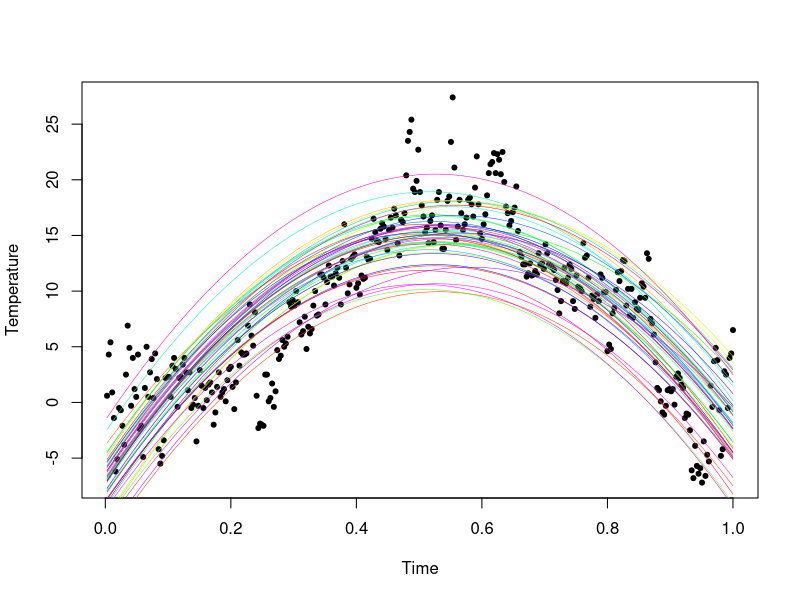
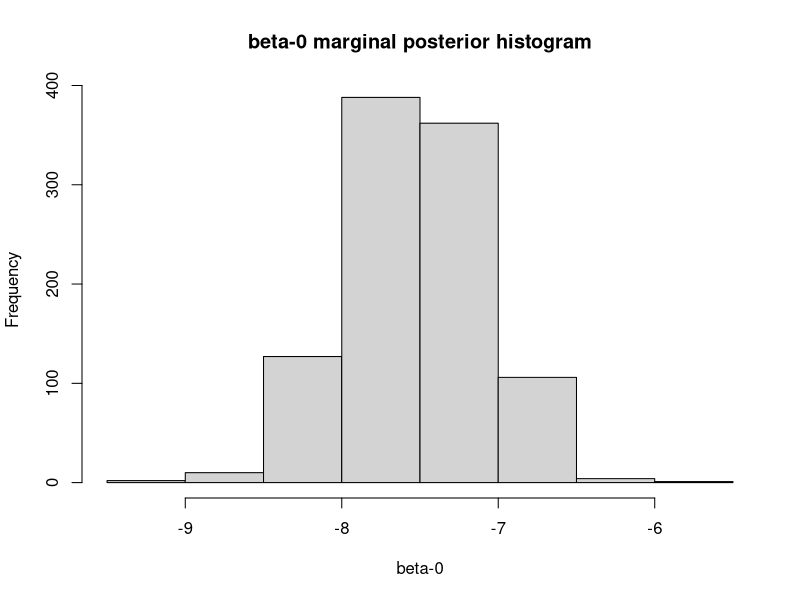
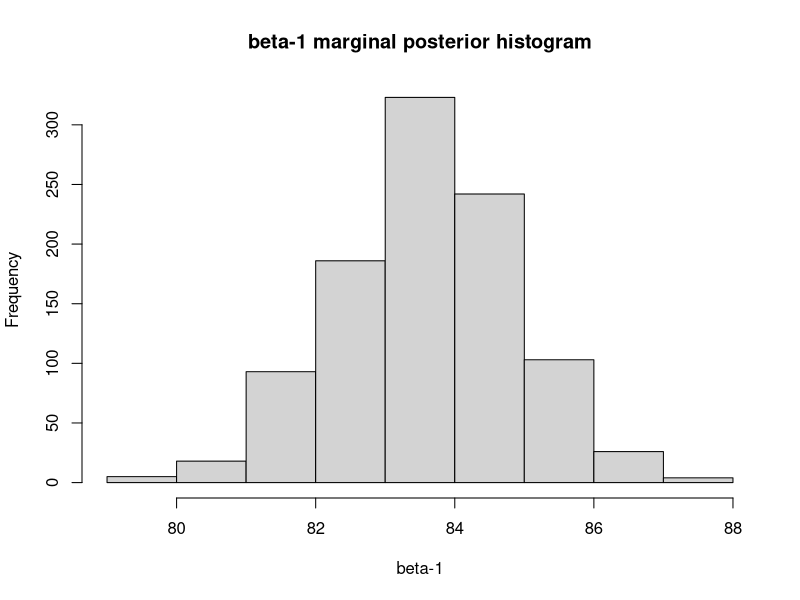
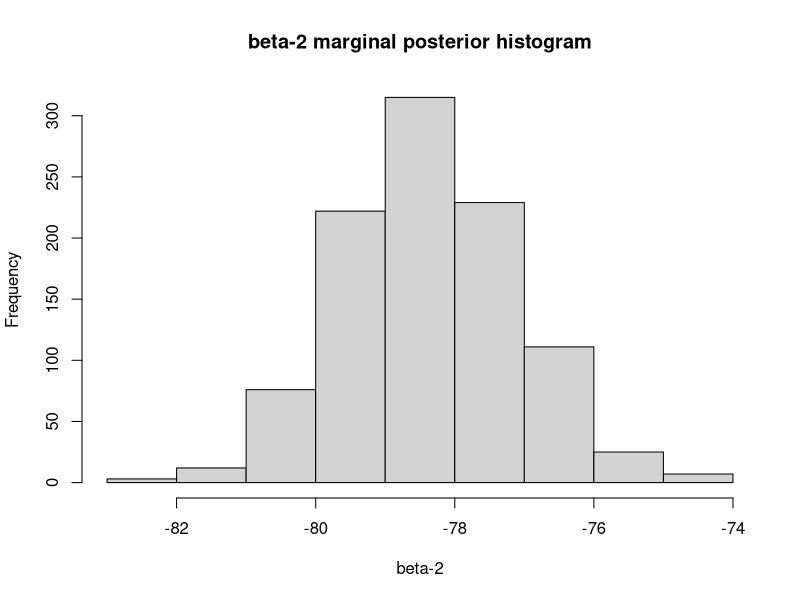
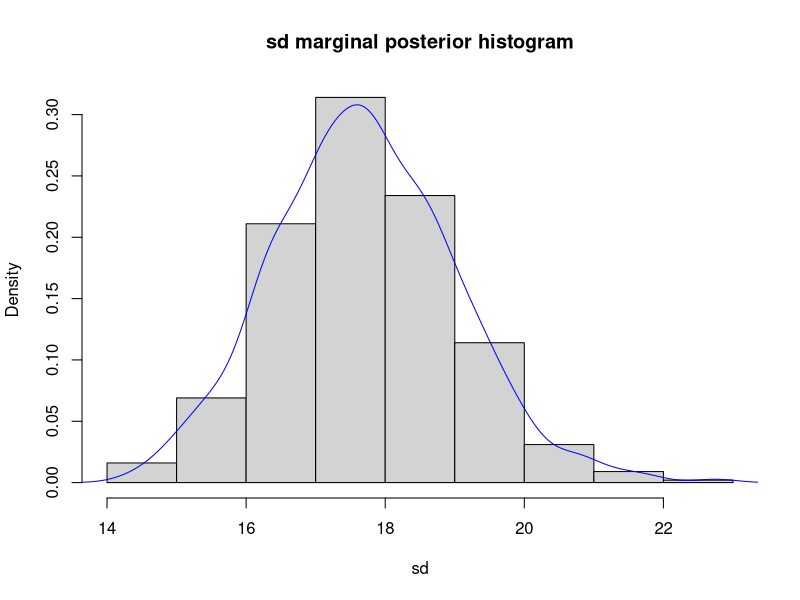
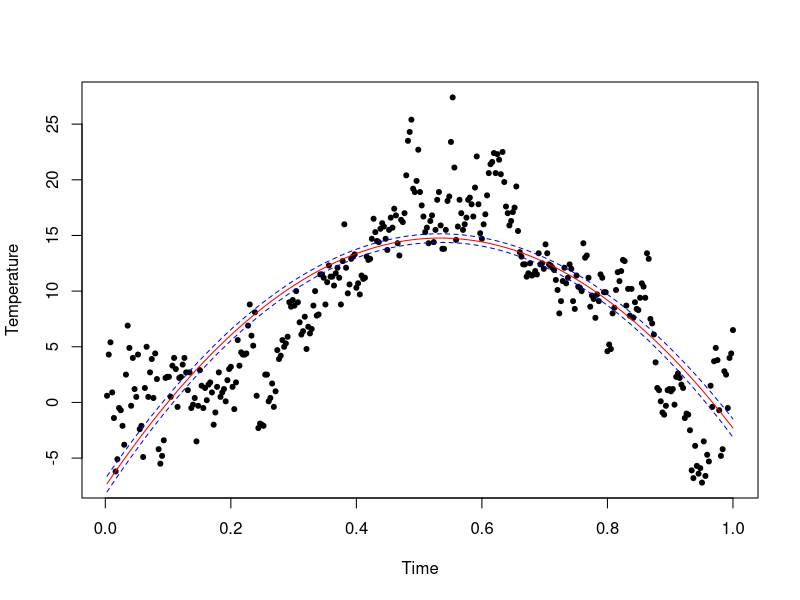
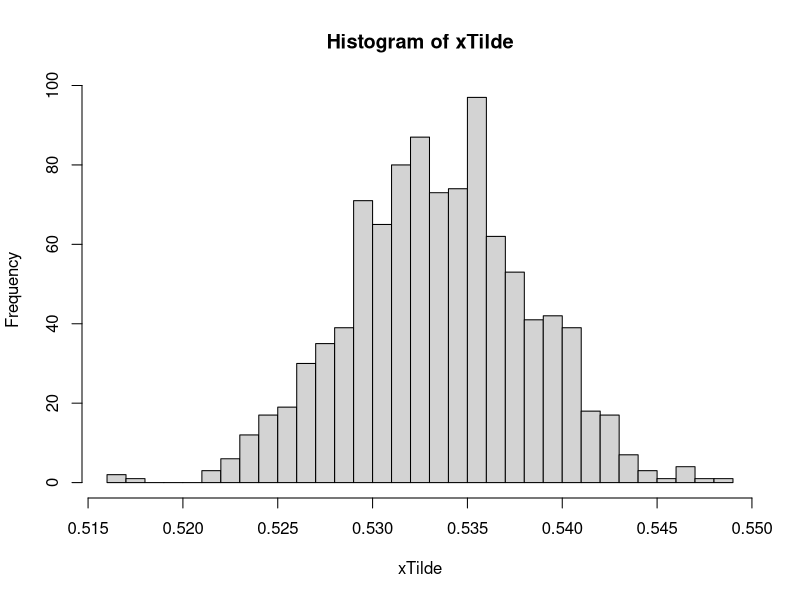
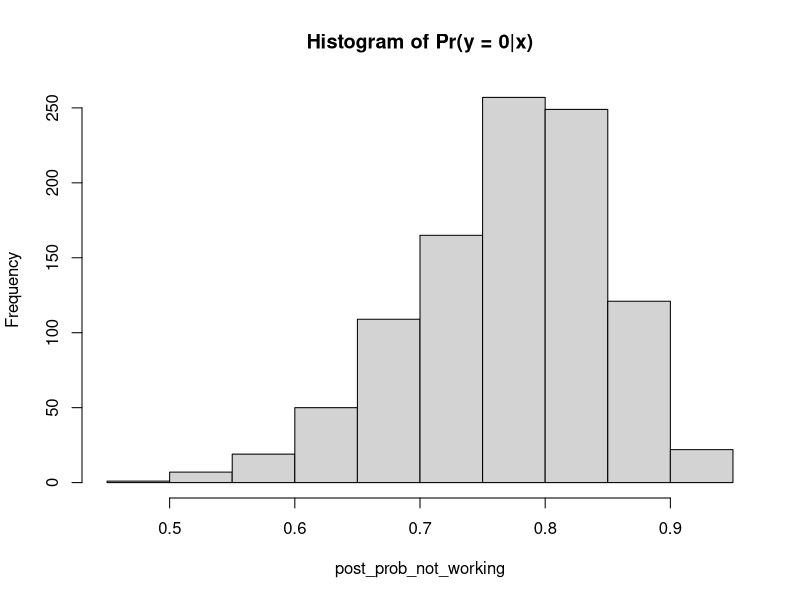

Reproduce these figures in R, in order.
####Question1: Linear Regression ####
library(mvtnorm)
library(readxl)
#Given - starting values for prior parameters
prior_precision <- 4.5 * diag(3)#omega_Not
prior_df <- 3#new_not
prior_sd0_sq <- 12#sd_not
#prior_mean <- c(-13, 115, -110)
prior_mean <- t(matrix(data = c(-7.532457, 
                                83.578936, 
                                -78.298468), nrow = 1))
#Given - data 
data <- readxl::read_excel("Linkoping2022.xlsx")
n <- nrow(data)
k <- 3+1 #3covariates + 1 intercept
data$time <- as.numeric(format(as.Date(data$datetime), "%j"))/365

#Part a - Get appropriate prior values that matches with the original regression
#Step 1: Get beta_0, beta_1, beta_2 by drawing from the posterior of beta(L3, S5)
#Step 1.a: draws from chi squared distribution
n_sim <- 50

plot_df <- as.data.frame(matrix(data = 0, nrow = 0, ncol = 4))
colnames(plot_df) <- c('prior_b0', 'prior_b1', 'prior_b2', 'y_pred')

for (i in 1:n_sim) {
  X <- rchisq(1, df = prior_df)
  #Step 1.b: compute prior_sd_sq
  prior_sd_sq <- (prior_df * prior_sd0_sq)/X
  #Step 1.c: plug prior_sd_sq into rmvnorm to get draws for betas
  prior_beta <- mvtnorm::rmvnorm(n = 1, mean = prior_mean,
                                 sigma = prior_sd_sq * solve(prior_precision))
  #print(prior_beta)
  #Step2: Get temp values from prior betas
  temp <- list(prior_beta[1] + prior_beta[2] * data$time + prior_beta[3] * data$time^2)
  plot_df <- rbind(plot_df, data.frame(
    prior_b0 = prior_beta[1], 
    prior_b1 = prior_beta[2], 
    prior_b2 = prior_beta[3],
    y_pred = I(temp)
  )
  )
}
#Plot the response data for prior betas 
plot(data$time, data$temp, pch = 20, xlab = "Time", ylab = "Temperature")
colors <- rainbow(nrow(plot_df))
for (i in 1:n_sim) {
  lines(data$time, plot_df$y_pred[[i]], col = colors[i], lwd = 0.5)
}
# legend("topright", legend = paste0("b0=", round(plot_df$prior_b0, 2),
#                                    ", b1=", round(plot_df$prior_b1, 2),
#                                    ", b2=", round(plot_df$prior_b2, 2)),
#        col = colors, lwd = 0.5, cex = 0.3)

#Part b(i) - Function to simulate draws from joint posterior distribution of 
#beta0, beta1, beta2, sd_sq & plot the marginal posterior of the parameters

#Task1: Function to simulate draws from joint posterior distribution of 
#beta0, beta1, beta2, sd_sq 
#Step 1: See L5, S5 to calculate the posterior parameters
#Calculate X/covariate matrix
covariate <- as.matrix(cbind(
  rep(1,nrow(data)),#Column 1 with intercept
  data$time,#time
  data$time^2#time squared
))
dim(covariate)
#Calculate beta_hat/OLSE
beta_hat <- solve(t(covariate)%*%covariate) %*% (t(covariate)%*%data$temp) 
dim(beta_hat)
#This is Linear Regression with conjugate prior
#Calculate posterior mean, precision, df, si
post_mean <- solve((t(covariate)%*%covariate) + prior_precision) %*%
  ((t(covariate)%*%covariate%*%beta_hat) + prior_precision%*%prior_mean)
post_precision <- (t(covariate) %*% covariate) + prior_precision
post_df <- prior_df+n
post_sdn_sq <- (prior_df * prior_sd0_sq +
                  ((t(data$temp)%*%data$temp) + 
                     (t(prior_mean)%*%prior_precision%*%prior_mean)-
                     t(post_mean)%*%post_precision%*%post_mean))/post_df
post_mean
post_sdn_sq
#The mean and the sd would be similar to the prior and data values
draw_from_join_post_fn <- function(){
  #Step 2: Draw from beta0, beta1, beta2, sd_sq
  #Step 2.a: draws from chi squared distribution
  X <- rchisq(1, df = post_df)
  #Step 2.b: compute post_sd_sq
  #Step 2.b: compute prior_sd_sq
  post_sd_sq <- as.numeric((post_df * post_sdn_sq)/X)
  #Step 2.c: plug post_sd_sq into rmvnorm to get draws for betas
  post_beta <- mvtnorm::rmvnorm(n = 1, mean = post_mean,
                                sigma = (post_sd_sq) * solve(post_precision))
  return(cbind(post_beta, post_sd_sq))
}
joint_post_df <- as.data.frame(matrix(nrow = 0, ncol = 4))
joint_post_df <- rbind(joint_post_df,
                       t(sapply(1:1000, function(x) draw_from_join_post_fn())))
joint_post_df#We get the posterior joint parameters beta0, beta1, beta2, sd_sq
colnames(joint_post_df) <- c('beta_0', 'beta_1', 'beta_2', 'sd')

#Task2: plot the marginal posterior of the parameters - L5, S4 - t-distribution
#This is for non-informative prior. For informative prior, 
#use the joint posterior itself.
s_sq <-  (t(data$temp - (covariate %*%beta_hat)) %*% 
  (data$temp - (covariate %*%beta_hat)))/(n-k)
s_sq <- as.numeric(s_sq)
#Marginal posterior beta drawn from the t-distribution
# mar_pos_beta <- mvtnorm::rmvt(10000,
#                               sigma = s_sq * solve(t(covariate)%*%covariate),
#                               df = n-k,
#                               delta = beta_hat)
hist(joint_post_df$beta_0, xlab = 'beta-0',
     main = 'beta-0 marginal posterior histogram')
hist(joint_post_df$beta_1, xlab = 'beta-1', 
     main = 'beta-1 marginal posterior histogram')
hist(joint_post_df$beta_2, xlab = 'beta-2', 
     main = 'beta-2 marginal posterior histogram')
hist(as.numeric(joint_post_df$sd), xlab = 'sd', 
     main = 'sd marginal posterior histogram', prob = TRUE)#Same as joint posterior distr
lines(density(joint_post_df$sd), col = 'blue')

#Part b(ii) - Plot the posterior median of the regression with the 5% and 95%
#posterior percentiles
#Marginal posterior beta %*% covariates gives the posterior response
pos_responses <- as.matrix(joint_post_df[,1:3]) %*% t(covariate)#1column for each day/x
pos_response_median <- apply(pos_responses, 2, median)
plot(data$time, data$temp, pch = 20, xlab = "Time", ylab = "Temperature")
lines(data$time, pos_response_median, col = 'red')#Median line
#Get the 90% equi-tailed posterior probability
pos_responses_ci = apply(pos_responses, 2, quantile, probs = c(0.05, 0.95))
lines(data$time, pos_responses_ci[1,], col = 'blue', lty = 2,)#5% CI
lines(data$time, pos_responses_ci[2,], col = 'blue', lty = 2,)#95% CI

#Part c: Find the time(covariate) which gives the maximum temp(response)
calc_x <- function(beta) {
  #Get the formula by taking the derivative of the reg expression w.r.t covariate
  #and equating it to 0 - optimization problem
  return(-beta[2] / (2 * beta[3]))
}
xTilde <- apply(joint_post_df[,1:3], 1, calc_x)
hist(xTilde, breaks = 25)


####Classification with logistic regression####
#Given
data <- read.table("WomenAtWork.dat", header = TRUE)
n <- nrow(data)
X <- as.matrix(data[,2:ncol(data)])
y <- data[,1]
dim(X)
Xnames <- colnames(X)
Npar <- dim(X)[2]
# Setting up the prior
mu <- as.matrix(rep(0,Npar)) # Prior mean vector
tau <- 2
Sigma <- (tau^2)*diag(Npar) # Prior covariance matrix

#Part a(i): Draw samples from posterior distribution - L6,S5
#Step1: Calculate the mean, beta_hat using numerical optimization - optim
# Functions that returns the log posterior for the logistic and probit regression.
# First input argument of this function must be the parameters we optimize on, 
# i.e. the regression coefficients beta.
LogPostLogistic <- function(betas,y,X,mu,Sigma){
  linPred <- X%*%betas
  logLik <- sum( linPred*y - log(1 + exp(linPred)) )
  #if (abs(logLik) == Inf) logLik = -20000; # Likelihood is not finite, stear the optimizer away from here!
  logPrior <- dmvnorm(betas, mu, Sigma, log=TRUE);
  
  return(logLik + logPrior)
}
# Select the initial values for beta
initVal <- matrix(0,Npar,1)
# The argument control is a list of options to the optimizer optim, 
# where fnscale=-1 means that we minimize 
# the negative log posterior. Hence, we maximize the log posterior.  
OptimRes <- optim(initVal,
                  LogPostLogistic,
                  gr=NULL,y, X, mu, Sigma,
                  method=c("BFGS"),
                  control=list(fnscale=-1),#Maximize log posterior
                  hessian=TRUE)#Returns the hessian
beta_hat <- OptimRes$par
print('The posterior mode is:')
print(beta_hat)
approxPostStd <- sqrt(diag(solve(-OptimRes$hessian))) # Computing approximate standard deviations.
print('The approximate posterior standard deviation is:')
print(approxPostStd)
print('Values of inverse of observed information at mode')
solve(-OptimRes$hessian)

post_samples <- mvtnorm::rmvnorm(n = 1000, 
                                 mean = beta_hat, 
                                 sigma = solve(-OptimRes$hessian)
                                 )
dim(post_samples)
# Part a(ii):Compute an approximate 95% equal tail posterior probability interval
# for the regression coefficient to the variable NSmallChild
post_NSmallChild_CI <- quantile(post_samples[,6], probs = c(0.05, 0.95))
post_NSmallChild_CI
glmModel <- glm(Work ~ 0 + ., data = data, family = binomial)
abs(glmModel$coefficients - apply(post_samples, 2, mean))

# Part b: Write a function that simulate draws from the  posterior predictive 
# distribution of Pr(y = 0|x), where the values of x are given
prob_not_working <- function(post_samples){
  new_X <- matrix(c(1, 18, 11, 7, 40, 1, 1), ncol = 1)
  linPred <- post_samples%*%new_X
  post_prob_working <- exp(linPred)/(1+exp(linPred))
  post_prob_not_working <- (1-post_prob_working)
  return(post_prob_not_working)
}
post_prob_not_working <- prob_not_working(post_samples)
hist(post_prob_not_working, main='Histogram of Pr(y = 0|x)')

# Part c: plot the posterior predictive distribution for the number of women, 
# out of these 13, that are not working
post_no_not_working_fn <- function(post_prob_not_working){
  post_no_not_working <- rbinom(n = length(post_prob_not_working), 
                                size = 13, prob = post_prob_not_working) 
  return(post_no_not_working)
}
post_13_not_working <- post_no_not_working_fn(post_prob_not_working)
hist(post_13_not_working)
